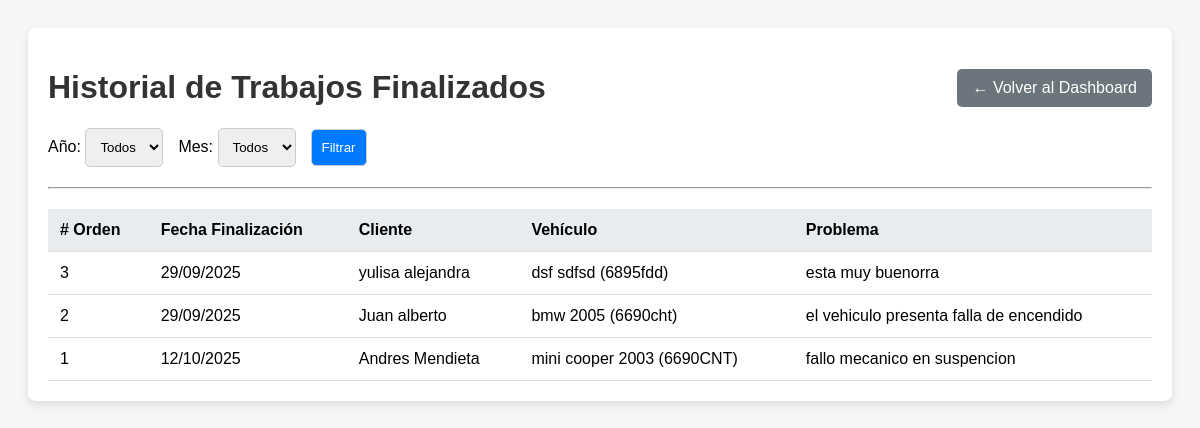
Page /historial-ordenes/ on the earlier database version.
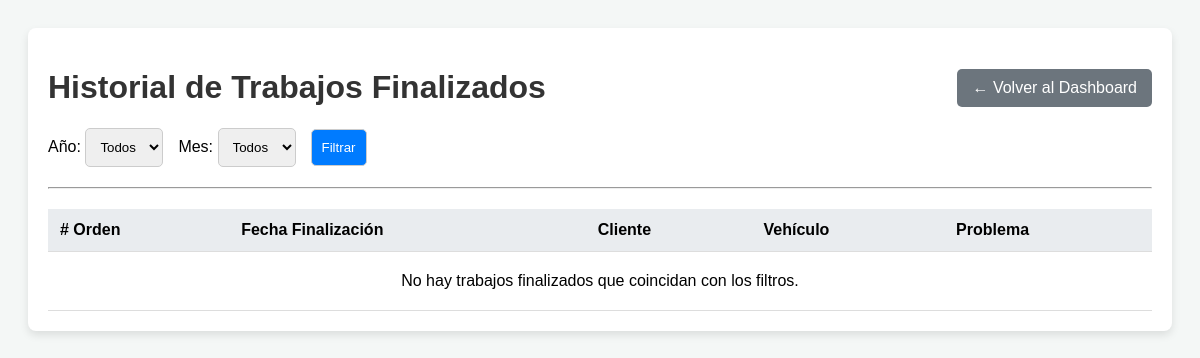
Same page on the later database version.
### taller/models.py (models this page shows, shortened)
class OrdenDeReparacion(models.Model):
    cliente = models.ForeignKey(Cliente, on_delete=models.CASCADE)
    vehiculo = models.ForeignKey(Vehiculo, on_delete=models.CASCADE)
    fecha_entrada = models.DateTimeField(auto_now_add=True)
    problema = models.TextField()
    ESTADO_CHOICES = [
        ('Recibido', 'Recibido'),
        ('En Diagnostico', 'En Diagnóstico'),
        ('Esperando Piezas', 'Esperando Piezas'),
        ('En Reparacion', 'En Reparación'),
        ('Listo para Recoger', 'Listo para Recoger'),
        ('Entregado', 'Entregado'),
    ]
    estado = models.CharField(max_length=20, choices=ESTADO_CHOICES, default='Recibido')

class Factura(models.Model):
    orden = models.OneToOneField(OrdenDeReparacion, on_delete=models.CASCADE)
    fecha_emision = models.DateField(auto_now_add=True)
    es_factura = models.BooleanField(default=True)
    subtotal = models.DecimalField(max_digits=10, decimal_places=2, default=0.00)
    iva = models.DecimalField(max_digits=10, decimal_places=2, default=0.00)
    total_final = models.DecimalField(max_digits=10, decimal_places=2, default=0.00)

class Cliente(models.Model):
    nombre = models.CharField(max_length=100)
    telefono = models.CharField(max_length=20, unique=True)

class Vehiculo(models.Model):
    matricula = models.CharField(max_length=20, unique=True)
    marca = models.CharField(max_length=50)
    modelo = models.CharField(max_length=50)
    kilometraje = models.IntegerField(default=0)
    cliente = models.ForeignKey(Cliente, on_delete=models.CASCADE)
    def __str__(self):
        return f"{self.marca} {self.modelo} ({self.matricula})"

### taller/views.py (the view)
# urls.py: path('historial-ordenes/', views.historial_ordenes, name='historial_ordenes'),
def historial_ordenes(request):
    ordenes = OrdenDeReparacion.objects.filter(estado='Entregado').order_by('-fecha_entrada')
    anos_y_meses = get_anos_y_meses_con_datos()
    ano_seleccionado = request.GET.get('ano')
    mes_seleccionado = request.GET.get('mes')
    if ano_seleccionado and mes_seleccionado:
        ordenes = ordenes.filter(factura__fecha_emision__year=ano_seleccionado, factura__fecha_emision__month=mes_seleccionado)
    context = {
        'ordenes': ordenes,
        'anos_y_meses': anos_y_meses,
        'ano_seleccionado': int(ano_seleccionado) if ano_seleccionado else None,
        'mes_seleccionado': int(mes_seleccionado) if mes_seleccionado else None,
    }
    return render(request, 'taller/historial_ordenes.html', context)

### taller/views.py (called while the page is built)
def get_anos_y_meses_con_datos():
    fechas_gastos = Gasto.objects.values_list('fecha', flat=True)
    fechas_ingresos = Ingreso.objects.values_list('fecha', flat=True)
    fechas_facturas = Factura.objects.values_list('fecha_emision', flat=True)
    fechas = sorted(list(set(fechas_gastos) | set(fechas_ingresos) | set(fechas_facturas)), reverse=True)
    anos_y_meses = {}
    for fecha in fechas:
        ano = fecha.year
        mes = fecha.month
        if ano not in anos_y_meses:
            anos_y_meses[ano] = []
        if mes not in anos_y_meses[ano]:
            anos_y_meses[ano].append(mes)
    return anos_y_meses

### taller/templates/taller/historial_ordenes.html (shortened to what this page needs)
<!DOCTYPE html>
<html lang="es">
<head>
</head>
<body>
    <div class="container">
        <div class="header">
            <h1>Historial de Trabajos Finalizados</h1>
            <a href="{% url 'home' %}" class="back-btn">← Volver al Dashboard</a>
        </div>
        <form method="get" action="">
            <div class="filters">
                <div>
                    <label for="ano">Año:</label>
                    <select name="ano" id="ano">
                        <option value="">Todos</option>
                    </select>
                </div>
                <div>
                    <label for="mes">Mes:</label>
                    <select name="mes" id="mes">
                        <option value="">Todos</option>
                    </select>
                </div>
                <button type="submit">Filtrar</button>
            </div>
        </form>
        <hr>
        <table class="report-table">
            <thead>
                <tr>
                    <th># Orden</th>
                    <th>Fecha Finalización</th>
                    <th>Cliente</th>
                    <th>Vehículo</th>
                    <th>Problema</th>
                </tr>
            </thead>
            <tbody>
                {% for orden in ordenes %}
                    <tr onclick="window.location='{% url 'detalle_orden' orden.id %}';">
                        <td>{{ orden.id }}</td>
                        <td>{{ orden.factura.fecha_emision|date:"d/m/Y" }}</td>
                        <td>{{ orden.cliente.nombre }}</td>
                        <td>{{ orden.vehiculo }}</td>
                        <td>{{ orden.problema }}</td>
                    </tr>
                {% empty %}
                    <tr>
                        <td colspan="5" style="text-align: center; padding: 20px;">No hay trabajos finalizados que coincidan con los filtros.</td>
                    </tr>
                {% endfor %}
            </tbody>
        </table>
    </div>
</body>
</html>

Differences in the rows shown:
removed OrdenDeReparacion: id "3", factura.fecha_emision "29/09/2025", cliente.nombre "yulisa alejandra", vehiculo "dsf sdfsd (6895fdd)", problema "esta muy buenorra"
removed OrdenDeReparacion: id "2", factura.fecha_emision "29/09/2025", cliente.nombre "Juan alberto", vehiculo "bmw 2005 (6690cht)", problema "el vehiculo presenta falla de encendido"
no longer on this page (row edited): OrdenDeReparacion: id "1", factura.fecha_emision "12/10/2025", cliente.nombre "Andres Mendieta", vehiculo "mini cooper 2003 (6690CNT)", problema "fallo mecanico en suspencion"
Other differences:
text now shown: "No hay trabajos finalizados que coincidan con los filtros."
